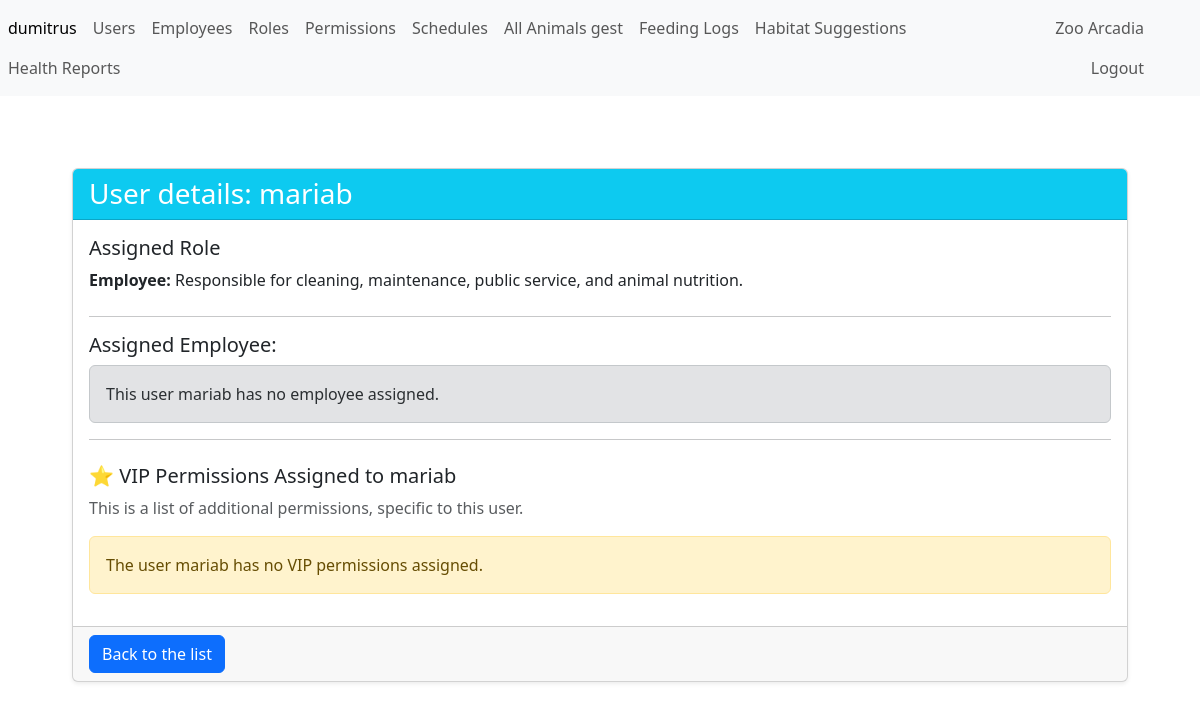
Screenshot of /users/gest/view?id=1 (signed in) with the database file from the repository.
### tables this page shows
CREATE TABLE users (
    id_user INT AUTO_INCREMENT PRIMARY KEY,
     
    username VARCHAR(50) NOT NULL UNIQUE,
     
    psw VARCHAR(255) NOT NULL,
     
    role_id INT DEFAULT NULL,
     
    employee_id INT NULL UNIQUE,
     
    is_active BOOLEAN NOT NULL DEFAULT TRUE,
     
    created_at TIMESTAMP DEFAULT CURRENT_TIMESTAMP,
     
    updated_at TIMESTAMP DEFAULT CURRENT_TIMESTAMP ON UPDATE CURRENT_TIMESTAMP
     
);

CREATE TABLE roles (
    id_role INT AUTO_INCREMENT PRIMARY KEY,
     
    role_name VARCHAR(50) NOT NULL UNIQUE,
     
    role_description TEXT,
     
     
    created_at TIMESTAMP DEFAULT CURRENT_TIMESTAMP,
     
    updated_at TIMESTAMP DEFAULT CURRENT_TIMESTAMP ON UPDATE CURRENT_TIMESTAMP  
);

### App/users/controllers/users_gest_controller.php (called while the page is built, shortened)
<?php
require_once __DIR__ . "/../models/user.php";
require_once __DIR__ . "/../../roles/models/role.php";
class UsersGestController
{
    public function view()
    {
        $id_user = $_GET['id'];
        $user = User::find($id_user);
        $role = $user->getRole();
        $permissions = User::getUserVipPermissionsDetails($id_user);
        require_once __DIR__ . '/../views/gest/view.php';
    }
}

### App/users/usersRouter.php (called while the page is built, shortened)
<?php
handleDomainRouting('users', __DIR__);

### public/index.php (called while the page is built, shortened)
<?php
require_once __DIR__ . '/../App/router.php';
?>

### App/users/models/user.php (called while the page is built, shortened)
<?php
class User
{
    public $role_id;
    public function __construct($id_user, $username, $psw, $role_id, $role_name, $employee_id, $last_name, $employee_email, $is_active, $created_at, $updated_at)
    {
        $this->id = $id_user;
        $this->username = $username;
        $this->role_id = $role_id;
    }
    public static function find($id_user)
    {
        $connectionDB = DB::createInstance();
        $query = "SELECT u.*, e.id_employee, e.last_name, e.email AS employee_email, r.role_name, r.id_role
                  FROM users u
                  LEFT JOIN employees e
                  ON e.id_employee = u.employee_id
                  LEFT JOIN roles r ON r.id_role = u.role_id
                  WHERE u.id_user = ?";
        $sql = $connectionDB->prepare($query);
        $sql->execute([$id_user]);
        $user = $sql->fetch();
        return new User($user["id_user"], $user["username"], $user["psw"], $user["role_id"], $user["role_name"], $user["employee_id"], $user["last_name"], $user["employee_email"], $user["is_active"], $user["created_at"], $user["updated_at"]);
    }
    public function getRole()
    {
        if ($this->role_id) {
            return Role::find($this->role_id);
        }
        return null;
    }
}

### App/roles/models/role.php (called while the page is built, shortened)
<?php
class Role
{
    public function __construct($id_role, $role_name, $role_description, $created_at, $updated_at)
    {
        $this->role_name = $role_name;
        $this->role_description = $role_description;
    }
    public static function find($id_role)
    {
        $connectionDB = DB::createInstance();
        $query = "SELECT * FROM roles WHERE id_role = ?";
        $sql = $connectionDB->prepare($query);
        $sql->execute([$id_role]);
        $role = $sql->fetch();
        return new Role($role["id_role"], $role["role_name"], $role["role_description"], $role["created_at"], $role["updated_at"]);
    }
}

### App/users/views/gest/view.php (the view, shortened to what this page needs)
<?php
require_once __DIR__ . '/../../../../includes/functions.php';
?>
<div class="container-fluid pt-4 px-4">
    <div class="card shadow-sm">
        <div class="card-header bg-info text-white">
            <h3 class="mb-0">User details: <?= htmlspecialchars($user->username) ?></h3>
        </div>
        <div class="card-body">
            <h5 class="card-title">Assigned Role</h5>
            <?php if ($role) : ?>
                <p class="card-text mb-4">
                    <strong><?= htmlspecialchars($role->role_name) ?>:</strong>
                    <?= htmlspecialchars($role->role_description) ?>
                </p>
            <?php else : ?>
                <div class="alert alert-secondary" role="alert">
                    This user <?= htmlspecialchars($user->username) ?> has no role assigned directly.
                </div>
            <?php endif; ?>
            <hr>
            <h5 class="card-title">Assigned Employee:</h5>
            <?php if (!empty($user->employee_email)) : ?>
                <p class="card-text mb-4">
                    <strong>Employee email:</strong>
                    <?= htmlspecialchars($user->employee_email) ?>
                </p>
            <?php else : ?>
                <div class="alert alert-secondary" role="alert">
                    This user <?= htmlspecialchars($user->username) ?> has no employee assigned.
                </div>
            <?php endif; ?>
            <hr>
            <h5 class="card-title mt-4">⭐ VIP Permissions Assigned to <?= htmlspecialchars($user->username) ?></h5>
            <p class="text-muted">This is a list of additional permissions, specific to this user.</p>
            <?php
            $rolePermissionIds = array_column($rolePermissions, 'id_permission');
            ?>
            <?php if (!empty($permissions)) : ?>
                <div class="list-group">
                    <?php foreach ($permissions as $permission) : ?>
                        <div class="list-group-item">
                            <strong><?= htmlspecialchars(ucwords(str_replace('-', ' ', $permission['permission_name']))) ?></strong>
                            <?php if (in_array($permission['id_permission'], $rolePermissionIds)) : ?>
                                <span class="badge bg-primary ms-2">Included in his role</span>
                            <?php endif; ?>
                            <br>
                            <small class="text-muted"><?= htmlspecialchars($permission['permission_desc']) ?></small>
                        </div>
                    <?php endforeach; ?>
                </div>
            <?php else : ?>
                <div class="alert alert-warning" role="alert">
                    The user <?= htmlspecialchars($user->username) ?> has no VIP permissions assigned.
                </div>
            <?php endif; ?>
        </div>
        <div class="card-footer text-end d-flex justify-content-between align-items-start">
            <a href="/users/gest/start#user-<?= htmlspecialchars($user->id) ?>" class="btn btn-primary">Back to the list</a>
        </div>
    </div>
</div>

### rows the page displays
users: username "mariab"
roles: role_name "Employee", role_description "Responsible for cleaning, maintenance, public service, and animal nutrition."

### other values shown
$_SESSION["user"]["username"] "dumitrus"
